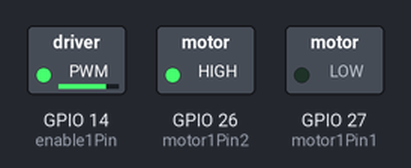
This sketch was run on a simulated ESP32. Shown: switched loads named in the sketch (green lamp = pin HIGH). What the sketch prints to the serial monitor is not drawn.

Above: at 0.1 s.
Timing chart, 0 to 1.6 s (numbered marks = the images above):
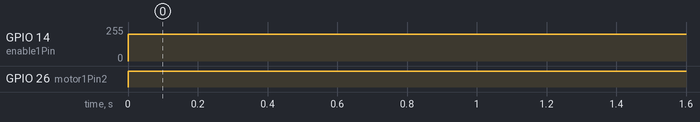

Measured:
- by itself, GPIO 14 (enable1Pin): 0/255 → 200/255 at 0.00 s
- by itself, GPIO 26 (motor1Pin2): LOW → HIGH at 0.00 s

The sketch:

test.ino
```cpp
#include <Arduino.h>

// Chân kết nối
const int motor1Pin1 = 27;
const int motor1Pin2 = 26;
const int enable1Pin = 14;


void setup() {
  Serial.begin(115200);

  pinMode(motor1Pin1, OUTPUT);
  pinMode(motor1Pin2, OUTPUT);
  pinMode(enable1Pin, OUTPUT);
}

void loop() {
  // Quay tiến
  Serial.println("Tiến");
  digitalWrite(motor1Pin1, LOW);
  digitalWrite(motor1Pin2, HIGH);
  analogWrite(enable1Pin, 200);

}
```
